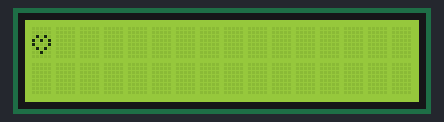
The sketch below on a simulated Arduino Uno, built with avr-gcc and run on an emulated ATmega328P. On the bench: 16×2 character LCD.

Above: at 0.28 s.

The sketch:

coracao.ino
```cpp
// Caracteres gerados em: https://omerk.github.io/lcdchargen/
#include <LiquidCrystal.h>

// initialize the library
LiquidCrystal lcd(8, 9, 4, 5, 6, 7);

// Coracao cheio
byte coracaoCheio[8] = {
  0b00000,
  0b00000,
  0b01010,
  0b11111,
  0b11111,
  0b01110,
  0b00100,
  0b00000
};

// Coracao vazio
byte coracaoVazio[8] = {
  0b00000,
  0b00000,
  0b01010,
  0b10101,
  0b10001,
  0b01010,
  0b00100,
  0b00000
};

// 1 e 0 para coracao cheio/vazio
bool statusCoracao;
// Tempo(ms) da batida do coracao
const int TEMPO_BATIDA = 500;
// Variavel auxiliar para contarmos o tempo de animacao da batida
unsigned long msUltimaBatida;


void setup()
{
  // create a new custom character
  lcd.createChar(0, coracaoVazio);
  lcd.createChar(1, coracaoCheio);

  // set up number of columns and rows
  lcd.begin(16, 2);

  lcd.setCursor(0,0);

  // print the custom char to the lcd
  // why typecast? see: http://arduino.cc/forum/index.php?topic=74666.0
  lcd.write((uint8_t)0);
}

// Funcao responsavel por fazer a iteracao do coracao
void animaCoracao(){
  // Verifica se ja passou tempo suficiente para animar o coracao
  if ((millis()-msUltimaBatida)>TEMPO_BATIDA){
    // reinicia o auxiliar de tempo
    msUltimaBatida = millis();
    // inverte o status do coracao
    statusCoracao = !statusCoracao;

    lcd.setCursor(0,0);

    // imprime no display
    lcd.write((uint8_t) statusCoracao);
  }
}


void loop()
{
    // Chama a funcao de animacao
    animaCoracao();
    // Mais codigos aqui no loop....
    // Sem delay, ok?
}
```
